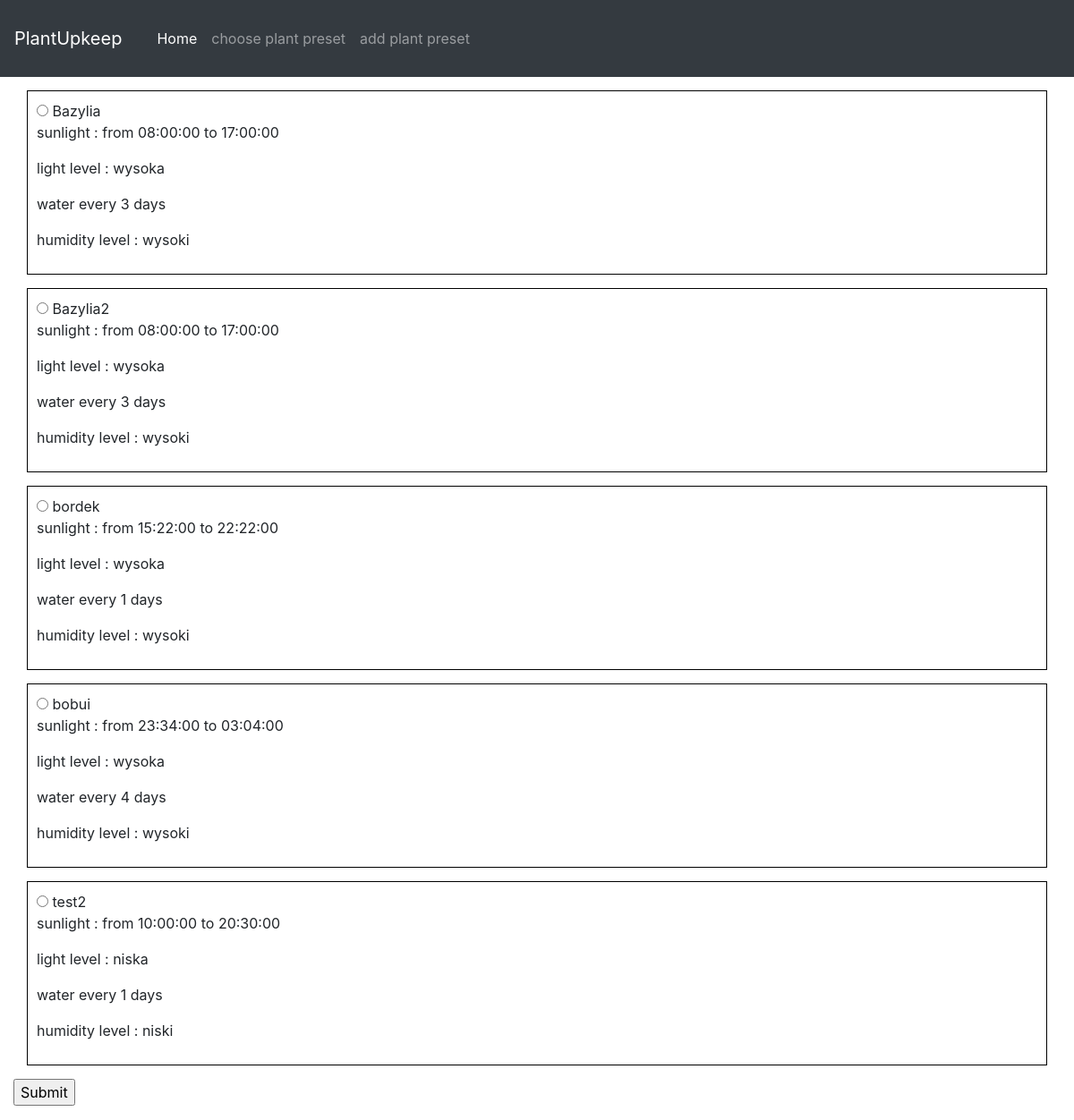
/changePlantSettings, run on the app's committed database.
### models.py (models this page shows)
class PlantPreset(db.Model):
    __tablename__ = 'plantPreset'
    id = db.Column(db.Integer, primary_key=True)
    name = db.Column(db.String(20), unique=True, nullable=False)
    lampFrom = db.Column(db.Time, nullable=True)
    lampTo = db.Column(db.Time, nullable=True)
    wateringDays = db.Column(db.Integer, nullable=True)
    brightnessID = db.Column(db.Integer, db.ForeignKey('brightness.id'), nullable=True)
    humidityID = db.Column(db.Integer, db.ForeignKey('humidity.id'), nullable=True)

class Brightness(db.Model):
    __tablename__ = 'brightness'
    id = db.Column(db.Integer, primary_key=True)
    name = db.Column(db.String(20), unique=True, nullable=False)
    brightness = db.Column(db.Integer, nullable=False)

class Humidity(db.Model):
    __tablename__ = 'humidity'
    id = db.Column(db.Integer, primary_key=True)
    name = db.Column(db.String(20), unique=True, nullable=False)
    soilHumidity = db.Column(db.Integer, nullable=False)

### main.py (the view)
@Models.app.route('/changePlantSettings')
def changePlantSettings():
    plantSettings = Models.PlantPreset.query.all()
    brightnessOptions = Models.Brightness.query.all()
    humidityOptions = Models.Humidity.query.all()
    return render_template('chosePreset.html' , options = plantSettings, brightnessOptions = brightnessOptions, humidityOptions = humidityOptions )

### templates/chosePreset.html
{% extends 'layout.html' %}
{%block body%}
	<form action="{{ url_for('changePlantSettingsHandler') }}" method="post">
		{% for option in options %}
		<div class="box">
		<input type="radio" class="radio" name="preset" value="{{option.id}}"> {{option.name}}
		<p>sunlight : from {{option.lampFrom}} to {{option.lampTo}} </p>
		<p>light level : {{brightnessOptions[option.brightnessID-1].name}} </p>
		<p>water every {{option.wateringDays}} days </p>
		<p>humidity level : {{humidityOptions[option.humidityID-1].name}} </p>
		</div>
		{%endfor%}
		<input type="submit" value="Submit">
	</form>
{% endblock %}

### templates/layout.html (shortened to what this page needs)
<html>
	<head>
		<link rel="stylesheet" href="https://stackpath.bootstrapcdn.com/bootstrap/4.3.1/css/bootstrap.min.css">
	</head>
	<body>
		{% include 'includes/navBar.html' %}
		<div>
		{%block body%}{%endblock%}
		</div>
	</body>
</html>

### templates/includes/navBar.html (shortened to what this page needs)
<nav class="navbar navbar-expand-md navbar-dark  bg-dark">
    <a class="navbar-brand" href="#">PlantUpkeep</a>
    <div class="collapse navbar-collapse" id="navbarCollapse">
      <ul class="navbar-nav mr-auto">
        <li class="nav-item active">
          <a class="nav-link" href="/">Home <span class="sr-only">(current)</span></a>
        </li>
        <li class="nav-item">
          <a class="nav-link" href="/changePlantSettings">choose plant preset</a>
        </li>
        <li class="nav-item">
          <a class="nav-link" href="/addPreset">add plant preset</a>
        </li>
      </ul>
    </div>
</nav>

### templates/layout.html (style rules this page uses)
div { margin : 15px; }
.box { border : 1px solid black; padding: 10px; }

### data on the page
PlantPreset: name "Bazylia", lampFrom "08:00:00", lampTo "17:00:00", brightnessID.name "wysoka", wateringDays "3", humidityID.name "wysoki"
PlantPreset: name "Bazylia2", lampFrom "08:00:00", lampTo "17:00:00", brightnessID.name "wysoka", wateringDays "3", humidityID.name "wysoki"
PlantPreset: name "bordek", lampFrom "15:22:00", lampTo "22:22:00", brightnessID.name "wysoka", wateringDays "1", humidityID.name "wysoki"
PlantPreset: name "bobui", lampFrom "23:34:00", lampTo "03:04:00", brightnessID.name "wysoka", wateringDays "4", humidityID.name "wysoki"
PlantPreset: name "test2", lampFrom "10:00:00", lampTo "20:30:00", brightnessID.name "niska", wateringDays "1", humidityID.name "niski"
